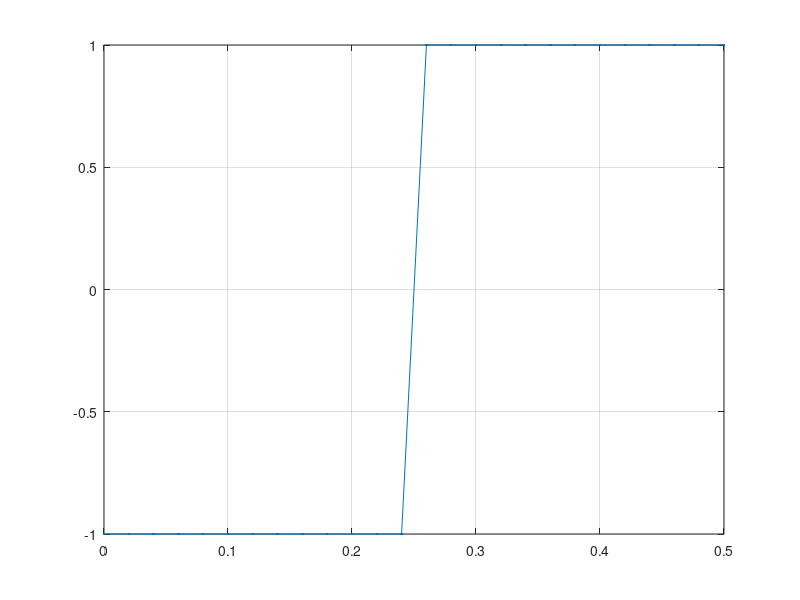

This figure's MATLAB source:
t=0:0.02:0.5;
s=t;
n=length(s);
for i=1:1:n
    if i<=n/2
        s(i)=-1;
    else
        s(i)=1;
    end
end
plot(t,s,'.-'),grid